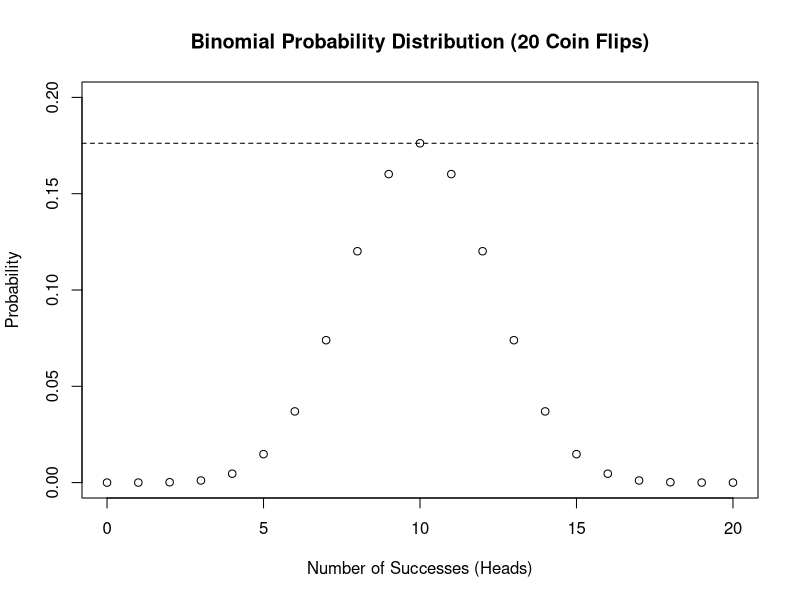
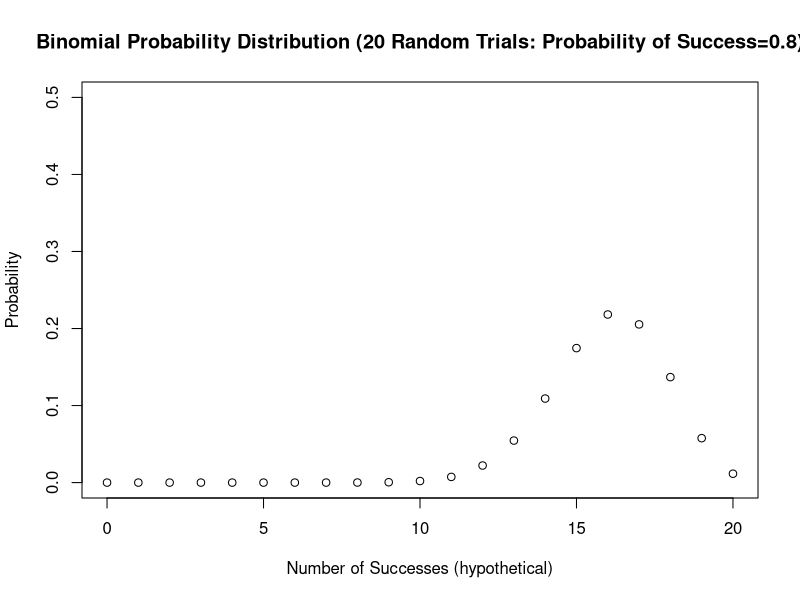
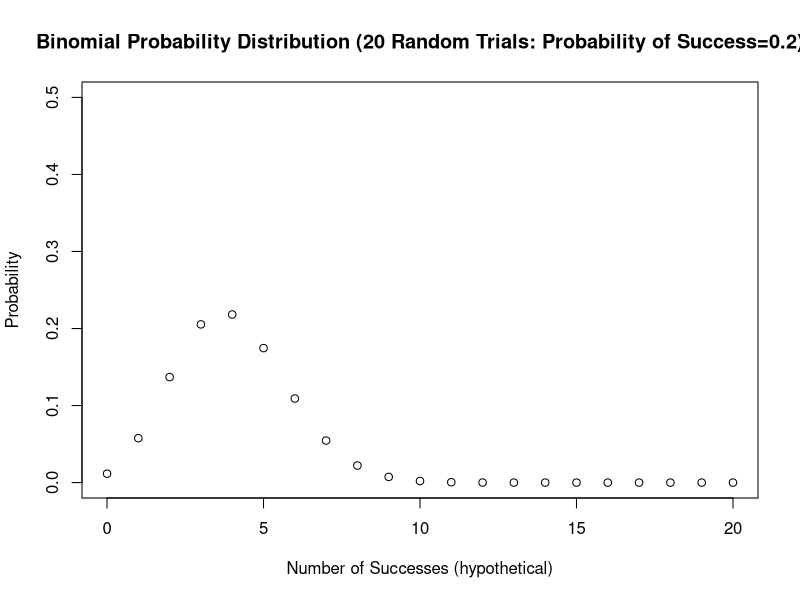
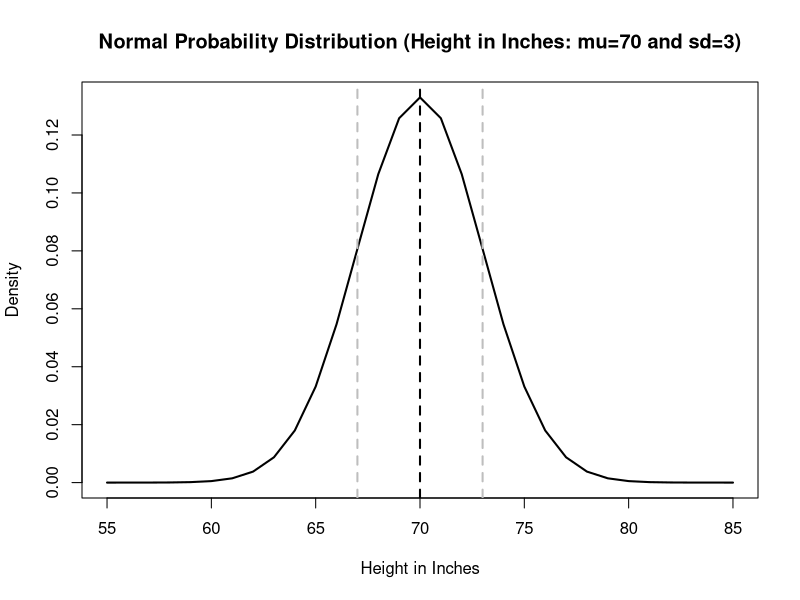
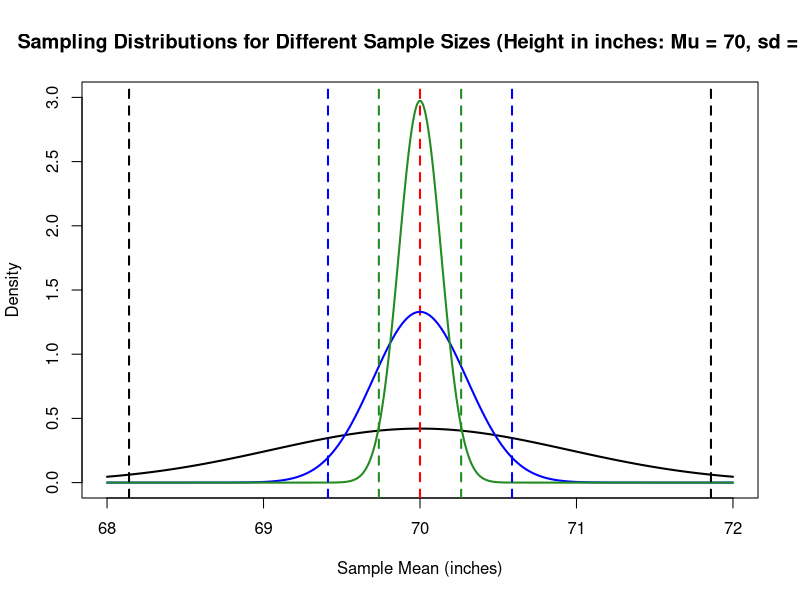
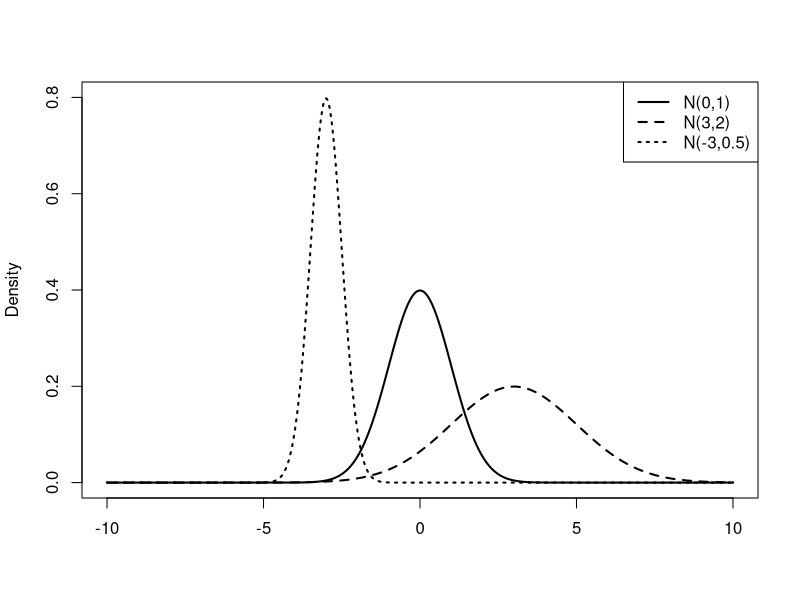
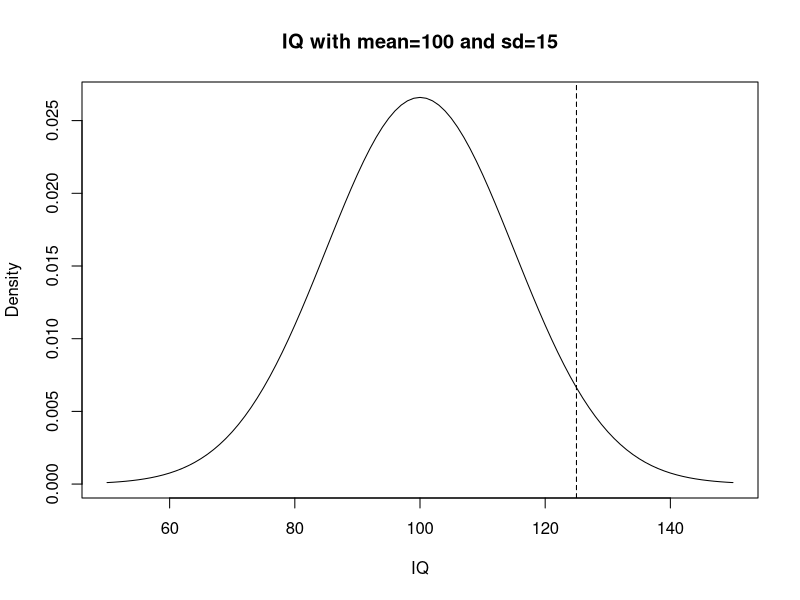

Recreate these plots in R, in order.
#Coin flip example: PPT 7 slide 15 to 19
# What is the probability of getting exactly 10 heads in 20 flips?

# v1: you can work through the math like on a calculator
prob_10_heads_v1 <- choose(20, 10) * (0.5^10) * (0.5^(20-10))
print(prob_10_heads_v1)

# v2: you can also work out the math like denoted in the equation
# create variables to reflect the parameters
n<-20 # number of random trials (coin flips)
k<-10 # number of successes (heads)
p<-0.5 # probability of success (heads) on each trial

# and calculate the binomial probability by using the dbinom function
prob_10_heads_v2<-dbinom(k, size = n, prob = p)
print(prob_10_heads_v2)

###
# what does the distribution of probabilities for all possible successes look like?
##

# Generate a sequence of all possible successes (0 to 20 heads)
x=seq(0,20,by=1) # This creates a vector from 0 to 20 by whole numbers

# Calculate the binomial probabilities for each possible success
y<-dbinom(x,20,.5)

# Plot the binomial probability distribution
plot(x,y,ylab="Probability",xlab="Number of Successes (Heads)",
main="Binomial Probability Distribution (20 Coin Flips)",ylim=c(0,.2))
abline(h=184756*(.5^10*.5^10),lty=2)

###
# Let's see what binomial probability distributions look like when probability of 
# success is less vs greater than 0.5: slide 20
##

# probability of success greater than 0.5
y_greater<-dbinom(x,20,.8)

# Plot the binomial probability distribution
plot(x,y_greater,ylab="Probability",xlab="Number of Successes (hypothetical)",
     main="Binomial Probability Distribution (20 Random Trials: Probability of Success=0.8)",
     ylim=c(0,.5))

# probability of success less than 0.5
y_less<-dbinom(x,20,.2)

# Plot the binomial probability distribution
plot(x,y_less,ylab="Probability",xlab="Number of Successes (hypothetical)",
     main="Binomial Probability Distribution (20 Random Trials: Probability of Success=0.2)",
     ylim=c(0,.5))

################################################################################

# Height example PPT 7: slide 23 - 27

x=seq(55,85) # range of possible means for plotting X axis
y=dnorm(x,mean=70,sd=3) # population parameters for computing normal density function
plot(x,y,type="l",main="Normal Probability Distribution (Height in Inches: mu=70 and sd=3)",
     ylab="Density",xlab="Height in Inches",lwd=2)
abline(v=70, lwd=2, lty=2)  # Vertical line at mean
abline(v=67, lwd=2, lty=2, col="grey") # Vertical line at mean - sd
abline(v=73, lwd=2, lty=2, col="grey") # Vertical line at mean + sd

#######
# sampling distribution for mean height with different sample sizes
# PPT 7: slide 34

# Define parameters
mu <- 70      # Population mean
sigma <- 3    # Population standard deviation
n1 <- 10      # Sample size 100
n2 <- 100      # Sample size 500
n3 <- 500      # Sample size 1000
SE1 <- sigma / sqrt(n1)  # Standard error for sample 100
SE2 <- sigma / sqrt(n2)  # Standard error for sample 500
SE3 <- sigma / sqrt(n3)  # Standard error for sample 1000

# Create a sequence of sample means for plotting
x_values <- seq(68, 72, length=1000)  # Range of possible means
y_values1 <- dnorm(x_values, mean=mu, sd=SE1)  # Compute probability density for sample 100
y_values2 <- dnorm(x_values, mean=mu, sd=SE2)  # Compute probability density for sample 500
y_values3 <- dnorm(x_values, mean=mu, sd=SE3)  # Compute probability density for sample 1000

# Plot the sampling distribution
plot(x_values, y_values1, type="l", col="black", lwd=2,
     main="Sampling Distributions for Different Sample Sizes (Height in inches: Mu = 70, sd = 3)",
     xlab="Sample Mean (inches)", ylab="Density",ylim=c(0,3))
abline(v=mu, col="red", lwd=2, lty=2)  # Vertical line at mean
lines(x_values, y_values2,lwd=2,col="blue")
lines(x_values, y_values3,lwd=2,col="forestgreen")

# compute Z scores using modified equation
zn10<-(70.5-70)/(SE1)
print (zn10)
zn100<-(70.5-70)/(SE2)
print (zn100)
zn500<-(70.5-70)/(SE3)
print (zn500)

# computing 95% confidence intervals for mean height based on differnt sample sizes

### n = 10 ###
# 95% upper bound CI: alpha = 0.05 so Z = 1.96
# compute margin of error (MoE)
moe10<-1.96*(3/sqrt(10))
# compute upper bound interval 
ci10U<-70+moe10
abline(v=ci10U, col="black", lwd=2, lty=2)  # Vertical line at upper bound 
# compute lower bound interval
ci10L<-70-moe10
abline(v=ci10L, col="black", lwd=2, lty=2)  # Vertical line at lower bound 

### n = 100 ###
# 95% upper bound CI: alpha = 0.05 so Z = 1.96
# compute margin of error (MoE)
moe100<-1.96*(3/sqrt(100))
# compute upper bound interval 
ci100U<-70+moe100
abline(v=ci100U, col="blue", lwd=2, lty=2)  # Vertical line at upper bound 
# compute lower bound interval
ci100L<-70-moe100
abline(v=ci100L, col="blue", lwd=2, lty=2)  # Vertical line at lower bound 

### n = 500 ###
# 95% upper bound CI: alpha = 0.05 so Z = 1.96
# compute margin of error (MoE)
moe500<-1.96*(3/sqrt(500))
# compute upper bound interval 
ci500U<-70+moe500
abline(v=ci500U, col="forestgreen", lwd=2, lty=2)  # Vertical line at upper bound 
# compute lower bound interval
ci500L<-70-moe500
abline(v=ci500L, col="forestgreen", lwd=2, lty=2)  # Vertical line at lower bound 


#normal density function
x1=seq(-10,10,by=0.01)
x2=seq(-10,10,by=0.01)
x3=seq(-10,10,by=0.01)
y1=dnorm(x1)
y2=dnorm(x2,mean=3,sd=2)
y3=dnorm(x3,mean=-3,sd=0.5)

plot(x1,y1,type="l",lwd=2,ylab="Density",xlab="",xlim=c(-10,10),ylim=c(0,0.8))
lines(x2,y2,lwd=2,lty=2)
lines(x3,y3,lwd=2,lty=3)
legend("topright",c("N(0,1)","N(3,2)","N(-3,0.5)"),lwd=c(2,2,2),lty=c(1,2,3))


#IQ example
x=seq(50,150)
y=dnorm(x,mean=100,sd=15)

plot(x,y,type="l",main="IQ with mean=100 and sd=15",ylab="Density",xlab="IQ")
abline(v=125,lty=2)

#IQ example
x=seq(50,150)
y=dnorm(x,mean=100,sd=15)



abline(v=125,lty=2)
